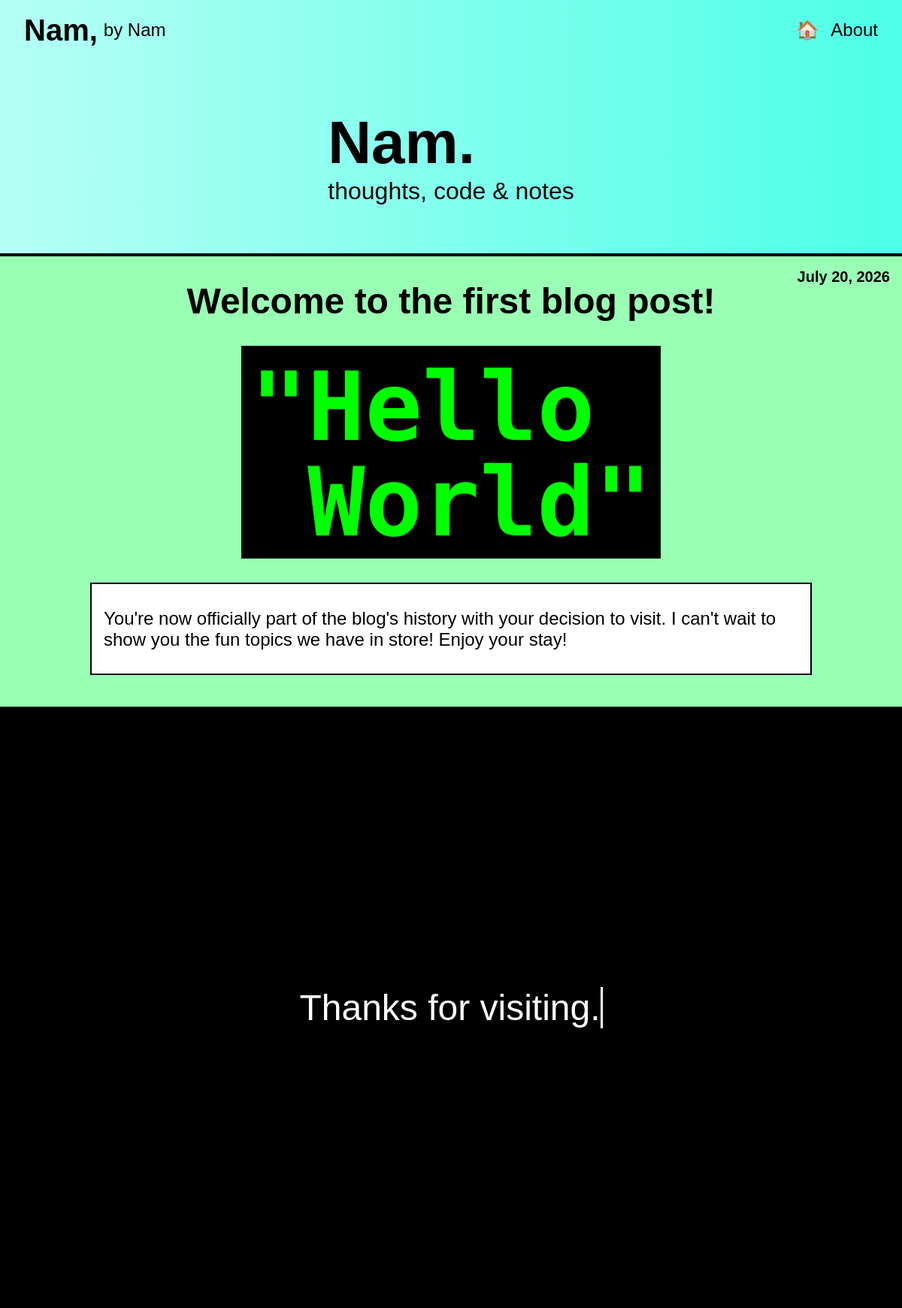
The page /posts/14/ on the database its author committed.
### tables this page shows
CREATE TABLE 'posts' ('id' INTEGER PRIMARY KEY AUTOINCREMENT NOT NULL DEFAULT 0 , 'title' TEXT, 'subtext' TEXT, 'body' TEXT,'datetime' TEXT, 'tags' TEXT, 'imgsrc' TEXT);

### app.py (the view)
@app.route('/posts/<int:id>/')
def display_post(id):
    posts = db_execute("SELECT * FROM posts WHERE id = ?", (id,))
    if not posts:
        return render_template("notfound.html"), 404
    return render_template('post.html', id=id, post=posts[0])

### app.py (called while the page is built)
def db_execute(query, params=()):
    with sqlite3.connect(DB_PATH) as conn:
        conn.row_factory = sqlite3.Row
        cur = conn.cursor()
        cur.execute(query, params)
        conn.commit()
        if query.strip().upper().startswith("SELECT"):
            return [dict(row) for row in cur.fetchall()]
        return cur.lastrowid

@app.after_request
def after_request(response):
    response.headers["Cache-Control"] = "no-cache, no-store, must-revalidate"
    response.headers["Expires"] = 0
    response.headers["Pragma"] = "no-cache"
    return response

### templates/post.html (shortened to what this page needs)
{% extends 'layout.html' %}
{% block css %}
    <link rel="stylesheet" href="/static/templates/post.css">
{% endblock %}
{% block body %}
    <main>
        <div class="post">
            <h1 class="post_title">{{post["title"]}}</h1>
            <img src="/{{post['imgsrc']}}" class="postimg">
            <p class="post_body">{{post["body"]}}</p>
            <p class="post_datetime">{{post["datetime"]}}</p>
        </div>
    </main>
{% endblock %}

### static/layout.css (style rules this page uses)
:root { --index-top: linear-gradient(90deg, white, #dbdbdb); --about-top: linear-gradient(90deg, #fbe6ff, #ed85ff); --posts-top: linear-gradient(90deg, #b5fff5, #4dffe7); --topics-top: linear-gradient(90deg, #fffbb5, #fff654) }
html { scroll-behavior: smooth; }
* { margin: 0; padding: 0; }
body { font-family: sans-serif; }
h1 { margin: 0; }

### static/templates/post.css (style rules this page uses)
main { background: #99ffb4; position: relative; }
.post { padding-bottom: 10px; }
.postimg { width: 550px; max-width: 90%; height: auto; display: block; margin-left: auto; margin-right: auto; border: 4px solid black; }
.post_title { font-size: 3rem; padding: 2rem; text-align: center; }
.post_body { border: 2px solid black; background: white; white-space: pre-wrap; margin: 2rem 10% 2rem 10%; padding: 2rem 1rem 2rem 1rem; font-size: 1.5rem; }
.post_datetime { font-weight: bold; position: absolute; top: 0; right: 0; margin: 1rem; font-size: 1.25rem; }

### rows shown on the page
posts: title "Welcome to the first blog post!", imgsrc (picture), body "You're now officially part of the blog's history with your decision to visit. I can't wait to show you the fun topics we have in store! Enjoy your stay!", datetime "July 20, 2026"
